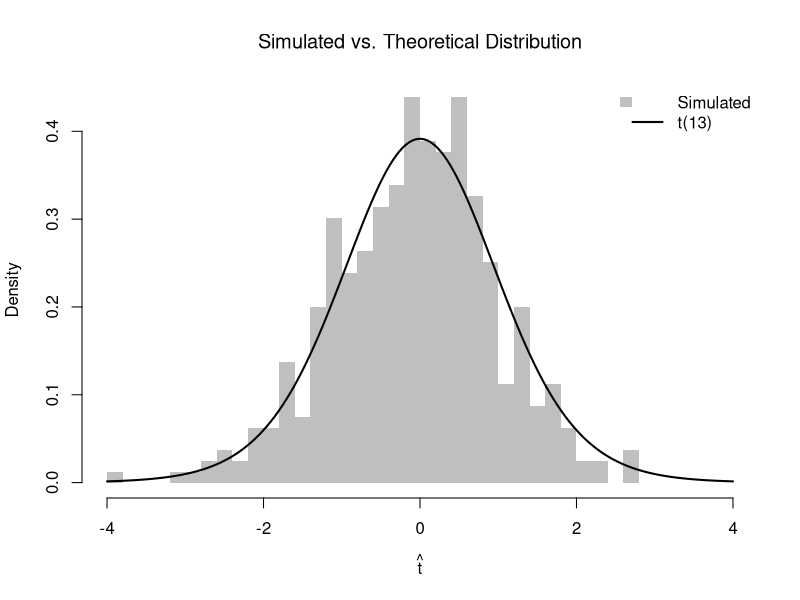
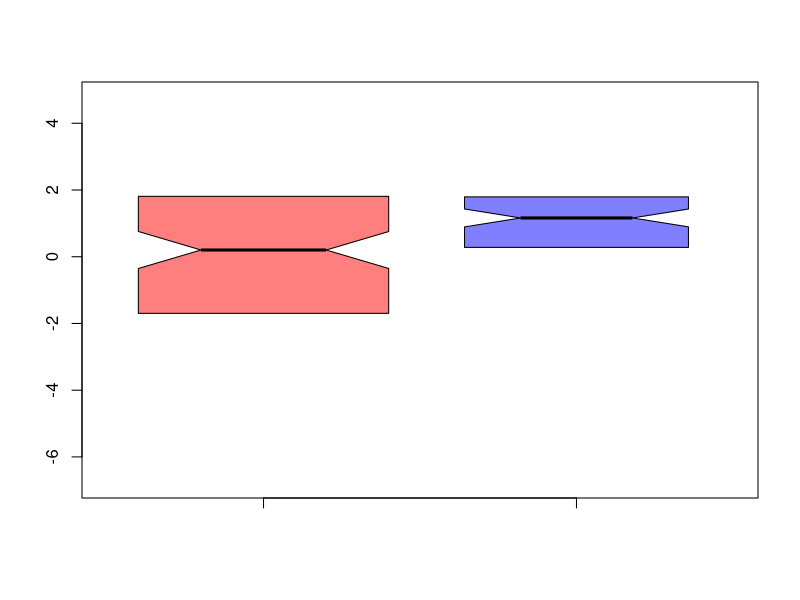
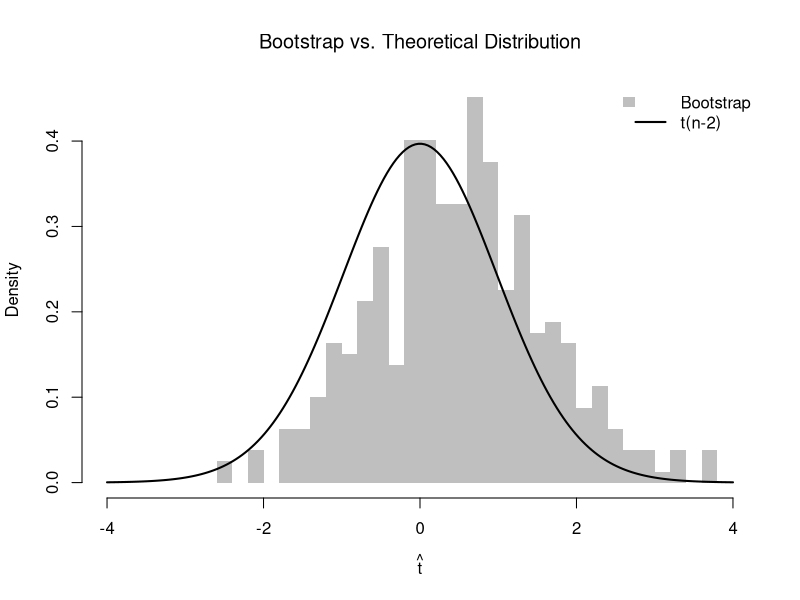
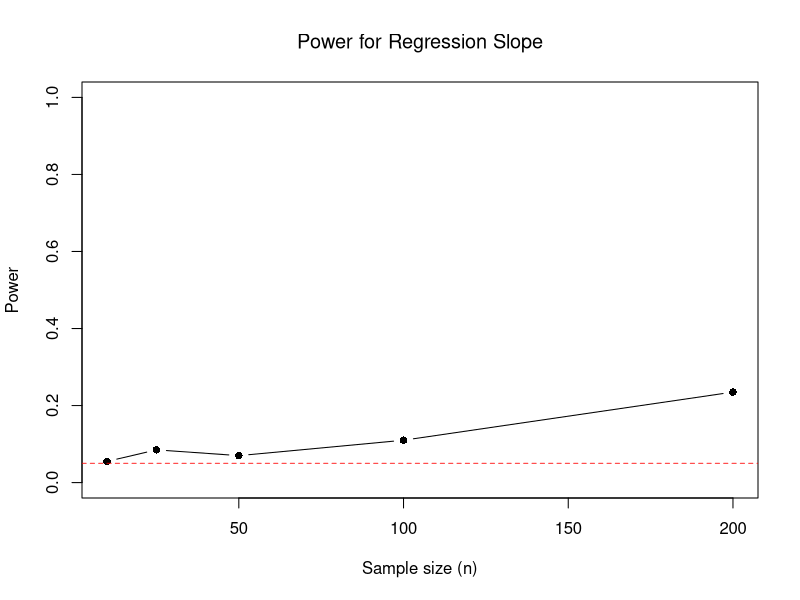
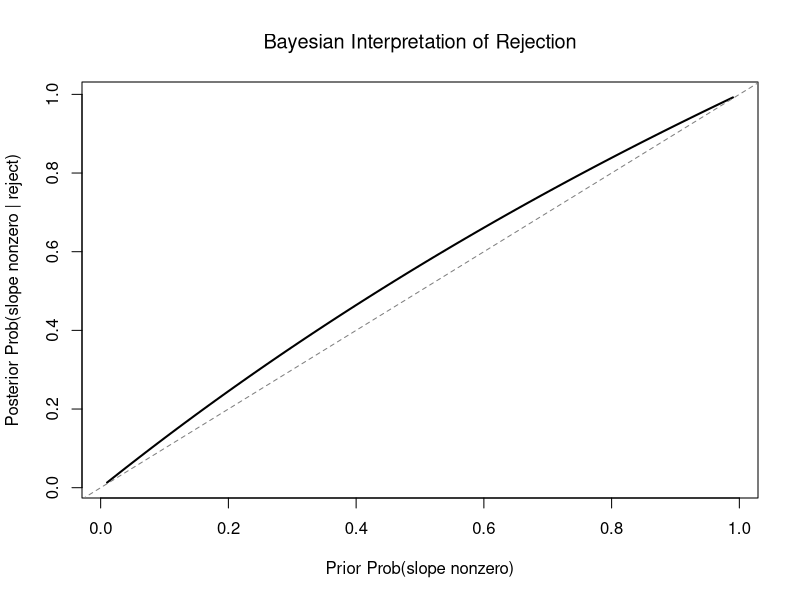

R code for these plots, in order:
## ---- chunk 1
# Sample 1 (e.g., males)
n1 <- 100
y1_sim <- rnorm(n1, 0, 2)
#hist(y1_sim, freq=F, main='Sample 1')

# Sample 2 (e.g., females)
n2 <- 80
y2_sim <- rnorm(n2, 1, 1)
#hist(y2_sim, freq=F, main='Sample 2')

t.test(y1_sim, y2_sim, var.equal=FALSE)
## ---- chunk 2
n1 <- 10; n2 <- 10
v1_hat <- 4/n1
v2_hat <- 1/n2
(v1_hat + v2_hat)^2 / (v1_hat^2/(n1-1) + v2_hat^2/(n2-1))
## ---- chunk 3
# Simulate the t-statistic under the null (both groups same mean)
n_sim <- 399
boot_t2 <- vector(length = n_sim)
for (b in seq(n_sim)) {
    y1_sim_b <- rnorm(n1, 0, 2)
    y2_sim_b <- rnorm(n2, 0, 1)
    boot_t2[b] <- t.test(y1_sim_b, y2_sim_b, var.equal = FALSE)$statistic
}

# Welch-Satterthwaite degrees of freedom
# (use population variances as approximation)
v1 <- 2^2 / n1
v2 <- 1^2 / n2
df_ws <- (v1 + v2)^2 / (v1^2 / (n1 - 1) + v2^2 / (n2 - 1))

# Overlay: simulated histogram vs. theoretical t-distribution
t_range <- range(c(boot_t2, -4, 4))
hist(boot_t2, breaks = 30, freq = FALSE, border = NA,
    col = grey(0.5, 0.5),
    xlim = t_range,
    xlab = expression(hat(t)),
    main = NA)
title('Simulated vs. Theoretical Distribution', font.main = 1)
t_grid <- seq(t_range[1], t_range[2], length = 200)
lines(t_grid, dt(t_grid, df = df_ws), lwd = 2)
legend('topright', legend = c('Simulated', paste0('t(', round(df_ws), ')')),
    fill = c(grey(0.5, 0.5), NA), border = NA,
    lwd = c(NA, 2), lty = c(NA, 1), bty = 'n')
## ---- chunk 4
boxplot(y1_sim, y2_sim,
    col=c(rgb(1, 0, 0, .5), rgb(0, 0, 1, .5)),
    main=NA,
    whisklty=0, staplelty=0, outline=FALSE,
    notch=TRUE, ## Adds a CI
    varwidth=TRUE)
## ---- chunk 5
# USArrests data (same as Simple Regression chapter)
xy_hat <- USArrests[, c('UrbanPop', 'Murder')]
colnames(xy_hat) <- c('x_hat', 'y_hat') # x_hat=urban population share, y_hat=murder arrests per 100K
reg <- lm(y_hat ~ x_hat, data = xy_hat)

# The summary reports theoretical t-statistics and p-values
summary(reg)$coefficients
## ---- chunk 6
n <- nrow(xy_hat)
b1 <- coef(reg)[2]
e_hat <- resid(reg)
s_e_hat <- sqrt(sum(e_hat^2) / (n - 2))               # residual standard error
s_b1 <- s_e_hat / sqrt(sum((xy_hat[, 'x_hat'] - mean(xy_hat[, 'x_hat']))^2)) # SE of slope
t_stat <- b1 / s_b1

# Compare with summary output
c(manual = t_stat, summary = summary(reg)$coefficients[2, 3])
## ---- chunk 7
# Bootstrap distribution of the t-statistic
n <- nrow(xy_hat)
n_boot <- 399
boot_t <- vector(length = n_boot)
for (b in seq(n_boot)) {
    b_id <- sample(nrow(xy_hat), replace = TRUE)
    xy_boot <- xy_hat[b_id, ]
    reg_b <- lm(y_hat ~ x_hat, data = xy_boot)
    # Use theoretical SE from summary
    boot_t[b] <- summary(reg_b)$coefficients[2, 3]
}

# Overlay: bootstrap histogram vs. theoretical t-distribution
t_range <- range(c(boot_t, -4, 4))
hist(boot_t, breaks = 30, freq = FALSE, border = NA,
    col = grey(0.5, 0.5),
    xlim = t_range,
    xlab = expression(hat(t)),
    main = NA)
title('Bootstrap vs. Theoretical Distribution', font.main = 1)
# Theoretical t(n-2) density
t_grid <- seq(t_range[1], t_range[2], length = 200)
lines(t_grid, dt(t_grid, df = n - 2), lwd = 2)
legend('topright', legend = c('Bootstrap', 't(n-2)'),
    fill = c(grey(0.5, 0.5), NA), border = NA,
    lwd = c(NA, 2), lty = c(NA, 1), bty = 'n')
## ---- chunk 8
t_obs <- summary(reg)$coefficients[2, 3]

# Theoretical p-value: Prob(|t| >= |t_obs|) under t(n-2)
p_theory <- 2 * pt(-abs(t_obs), df = n - 2)

# Bootstrap p-value: fraction of bootstrap |t|'s >= |t_obs|
p_boot <- mean(abs(boot_t) >= abs(t_obs))

c(theoretical = p_theory, bootstrap = p_boot)
## ---- chunk 9
# DGP calibrated to USArrests regression
beta0 <- coef(reg)[1]
beta1_true <- coef(reg)[2]
s_e_hat <- summary(reg)$sigma
m_x_hat <- mean(xy_hat[, 'x_hat'])
s_x_hat <- sd(xy_hat[, 'x_hat'])

# Function: simulate data, return theoretical p-value for slope
sim_pval <- function(n, beta1) {
    x_sim <- rnorm(n, mean = m_x_hat, sd = s_x_hat)
    y_sim <- beta0 + beta1 * x_sim + rnorm(n, 0, s_e_hat)
    summary(lm(y_sim ~ x_sim))$coefficients[2, 4]
}

sim_reps <- 200
alpha <- 0.05

# Type I Error rate: true slope = 0
pvals_null <- replicate(sim_reps, sim_pval(n = 50, beta1 = 0))
type1_rate <- mean(pvals_null < alpha)
type1_rate  # should be close to alpha

# Power: true slope = beta1_true
pvals_alt <- replicate(sim_reps, sim_pval(n = 50, beta1 = beta1_true))
power_est <- mean(pvals_alt < alpha)
power_est
## ---- chunk 10
# Power increases with sample size
n_grid <- c(10, 25, 50, 100, 200)
power_by_n <- sapply(n_grid, function(ni) {
    pvals <- replicate(sim_reps, sim_pval(ni, beta1 = beta1_true))
    mean(pvals < alpha)
})

plot(n_grid, power_by_n, type = 'b', pch = 16,
    xlab = 'Sample size (n)', ylab = 'Power',
    ylim = c(0, 1),
    main = NA)
title('Power for Regression Slope', font.main = 1)
abline(h = alpha, lty = 2, col = rgb(1, 0, 0, .8))
## ---- chunk 11
# Fair coins
probs <- c(0.25, 0.25, 0.25, 0.25)
P_xy <- matrix(probs, nrow = 2,
  dimnames = list(c('Y=0', 'Y=1'), c('X=0', 'X=1')))

# Marginals
P_x <- colSums(P_xy)
P_y <- rowSums(P_xy)

# Likelihood: Prob(Y=1 | X=x)
PY1_x <- P_xy['Y=1', ] / P_x
PY1_x

# Posterior: Prob(X=1 | Y=1)
posterior_x1 <- (PY1_x['X=1'] * P_x['X=1']) / P_y['Y=1']
posterior_x1  # equals the prior
## ---- chunk 12
# Unfair coins
probs <- c(0.4, 0.2, 0.1, 0.3)
P_xy <- matrix(probs, nrow = 2,
  dimnames = list(c('Y=0', 'Y=1'), c('X=0', 'X=1')))
P_xy

# Marginals
P_x <- colSums(P_xy)
P_y <- rowSums(P_xy)

# Likelihood: Prob(Y=1 | X=x)
PY1_x <- P_xy['Y=1', ] / P_x
PY1_x

# Posterior: Prob(X=1 | Y=1)
posterior_x1 <- (PY1_x['X=1'] * P_x['X=1']) / P_y['Y=1']
posterior_x1  # prior was 0.4, posterior is 0.6

# Also compute Prob(X=1 | Y=0)
PY0_x <- P_xy['Y=0', ] / P_x
posterior_x1_y0 <- (PY0_x['X=1'] * P_x['X=1']) / P_y['Y=0']
posterior_x1_y0  # seeing tails lowers belief to 0.2
## ---- chunk 13
# States: X in {0, 1}, signal Y in {0, 1}
# Prior Prob(X_i=1)
p_x1 <- 0.12

# Test characteristics
p_y1_x1 <- 0.90
p_y1_x0 <- 0.08

# Law of total probability for Prob(Y_i=1)
p_y1 <- p_y1_x1 * p_x1 + p_y1_x0 * (1 - p_x1)

# Bayes posterior Prob(X_i=1 | Y_i=1)
p_x1_y1 <- (p_y1_x1 * p_x1) / p_y1
p_x1_y1

# Also compute Prob(X_i=1 | Y_i=0)
p_y0_x1 <- 1 - p_y1_x1
p_y0_x0 <- 1 - p_y1_x0
p_y0 <- p_y0_x1 * p_x1 + p_y0_x0 * (1 - p_x1)
p_x1_y0 <- (p_y0_x1 * p_x1) / p_y0
p_x1_y0
## ---- chunk 14
# Prior: 50-50 chance the slope is nonzero
prior_nonzero <- 0.5

# 'Sensitivity' = power, 'False positive rate' = alpha
p_reject <- power_est * prior_nonzero + alpha * (1 - prior_nonzero)

# Posterior: Prob(slope nonzero | test rejects)
post_nonzero <- (power_est * prior_nonzero) / p_reject
post_nonzero
## ---- chunk 15
# How the posterior changes with different priors
prior_grid <- seq(0.01, 0.99, by = 0.01)
post_grid <- (power_est * prior_grid) /
    (power_est * prior_grid + alpha * (1 - prior_grid))

plot(prior_grid, post_grid, type = 'l', lwd = 2,
    xlab = 'Prior Prob(slope nonzero)',
    ylab = 'Posterior Prob(slope nonzero | reject)',
    main = NA)
title('Bayesian Interpretation of Rejection', font.main = 1)
abline(0, 1, lty = 2, col = grey(0.5))
